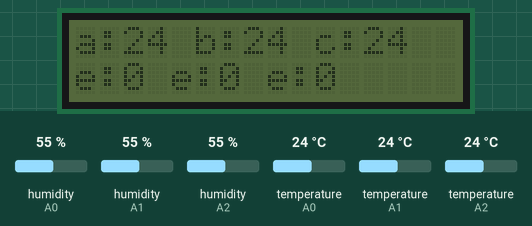
The sketch below on a simulated Arduino Uno, built with avr-gcc and run on an emulated ATmega328P. On the bench: 16×2 character LCD. The test bench sets the inputs (shaded band); at power-on: temperature (sensors on A0, A1, A2) 24 °C, humidity (sensors on A0, A1, A2) 55 %. What the sketch prints to the serial monitor is not drawn.

Above: at 1.2 s.
1.3 s: temperature (sensor on A0) set to 12 °C
At 2.7 s:
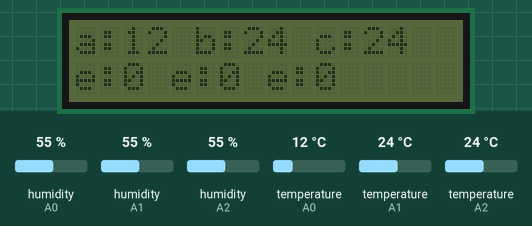
4.9 s: temperature (sensor on A1) set to 12 °C
At 7.7 s:
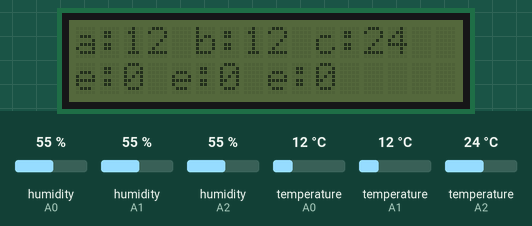
8.3 s: temperature (sensor on A2) set to 12 °C
At 10.0 s:
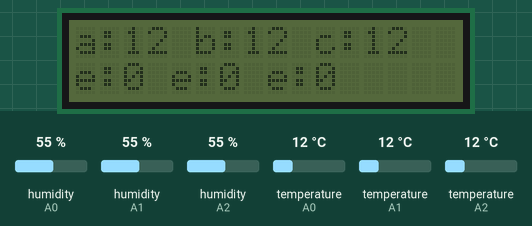
11.3 s: temperature (sensor on A0) set to 19 °C
At 12.2 s:
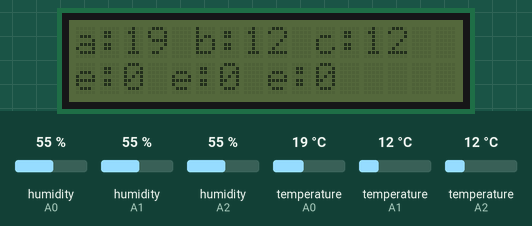
14.3 s: temperature (sensor on A1) set to 19 °C
At 16.7 s:
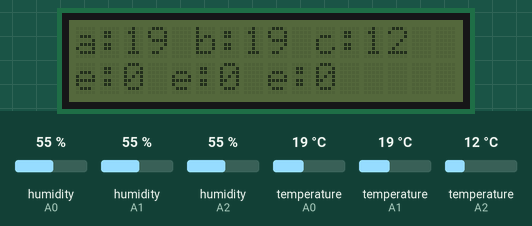
17.3 s: temperature (sensor on A2) set to 19 °C
At 18.9 s:
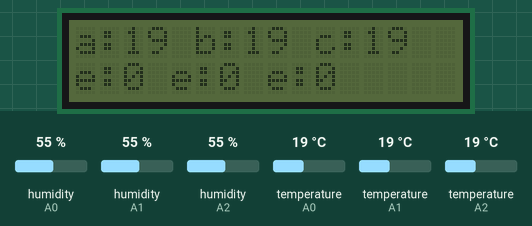
Timing chart, 0 to 20.4 s (numbered marks = the images above; inputs shaded):
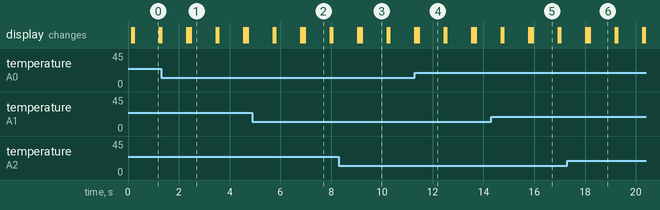

Measured:
- what the display in image 0 shows lasts 1.0 s, from 0.2 s to 1.2 s

The sketch:

dht3test.ino
```cpp
#include "DHT.h"
#include <Wire.h>
#include <LiquidCrystal_I2C.h>

DHT dht0(A0, DHT11);
DHT dht1(A1, DHT11);
DHT dht2(A2, DHT11);
LiquidCrystal_I2C lcd(0x27, 16, 2);

float h0,h1,h2,t0,t1,t2;
int c0=0,c1=0,c2=0;

void setup() {
  Serial.begin(9600);
  Wire.begin();
  dht0.begin();
  dht1.begin();
  dht2.begin();
  lcd.init();
  //lcd.backlight();
}

void loop() {
  h0 = dht0.readHumidity();
  t0 = dht0.readTemperature();
  h1 = dht1.readHumidity();
  t1 = dht1.readTemperature();
  h2 = dht2.readHumidity();
  t2 = dht2.readTemperature();
  if(isnan(h0) || isnan(t0))
     c0++;
  if(isnan(h1) || isnan(t1))
     c1++;
  if(isnan(h2) || isnan(t2))
     c2++;
  lcd.setCursor(0,0);
  Serial.print("1번 온도 : ");Serial.print(t0);
  Serial.print(", 2번 온도 : ");Serial.print(t1);
  Serial.print(", 3번 온도 : ");Serial.println(t2);
  lcd.print("a:");  lcd.print((int)t0);
  lcd.print(" b:");  lcd.print((int)t1);
  lcd.print(" c:");  lcd.print((int)t2);

  Serial.print("1번 에러 횟수 : ");Serial.print(c0);
  Serial.print(", 2번 에러 횟수 : ");Serial.print(c1);
  Serial.print(", 3번 에러 횟수 : ");Serial.println(c2);
  lcd.setCursor(0,1);
  lcd.print("e:");  lcd.print((int)c0);
  lcd.print(" e:");  lcd.print((int)c1);
  lcd.print(" e:");  lcd.print((int)c2);
  delay(1000);
  lcd.clear();
}
```
